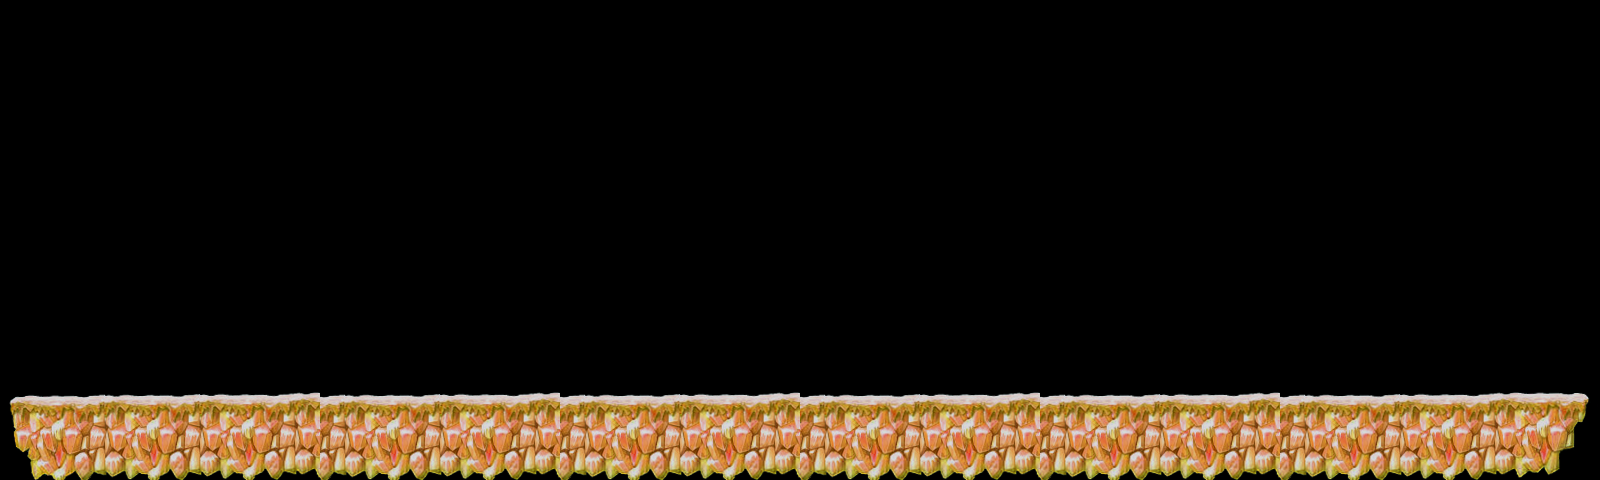

This game map was drawn from its Tiled (.tmx) file and the tilesets committed beside it. A one-line description and the trimmed map source follow:
An orthogonal 40x12 tile map with 40x40 px tiles, 2 tile layers (terrain1, decorate), 1 hidden layer not drawn and 21 objects (19x 0, c1, 1).

<map version="1.0" orientation="orthogonal" width="40" height="12" tilewidth="40" tileheight="40">
 <tileset firstgid="1" name="forest" tilewidth="40" tileheight="40">
  <image source="forest.png" width="1600" height="400" />
 </tileset>
 <layer name="terrain1" width="40" height="12">
  <data>[480 cells, 120 non-empty, 30 distinct tile ids]</data>
 </layer>
 <layer name="terrain2" width="40" height="12" visible="0">
  <data>[480 cells, 0 non-empty, 0 distinct tile ids]</data>
 </layer>
 <layer name="decorate" width="40" height="12">
  <data>[480 cells, 21 non-empty, 9 distinct tile ids]</data>
 </layer>
 <objectgroup name="collision" width="40" height="12">
  <object name="c1" x="0" y="400" width="1600" height="80" />
 </objectgroup>
 <objectgroup name="items" width="40" height="12">
  <object type="0" x="440" y="320" width="40" height="40" />
  <object type="0" x="480" y="320" width="40" height="40" />
  <object type="0" x="520" y="320" width="40" height="40" />
  <object type="0" x="960" y="240" width="40" height="40" />
  <object type="0" x="880" y="280" width="40" height="40" />
  <object type="0" x="1160" y="320" width="40" height="40" />
  <object type="0" x="1000" y="240" width="40" height="40" />
  <object type="0" x="1160" y="280" width="40" height="40" />
  <object type="0" x="880" y="320" width="40" height="40" />
  <object type="0" x="840" y="320" width="40" height="40" />
  <object type="0" x="1040" y="240" width="40" height="40" />
  <object type="0" x="920" y="280" width="40" height="40" />
  <object type="0" x="1080" y="240" width="40" height="40" />
  <object type="0" x="1120" y="280" width="40" height="40" />
  <object type="0" x="1200" y="320" width="40" height="40" />
  <object type="0" x="560" y="320" width="40" height="40" />
  <object type="0" x="800" y="320" width="40" height="40" />
  <object type="0" x="1240" y="320" width="40" height="40" />
 </objectgroup>
 <objectgroup name="enemy" width="40" height="12">
  <object type="1" x="1320" y="280" width="120" height="120" />
  <object type="0" x="640" y="280" width="120" height="120" />
 </objectgroup>
</map>
